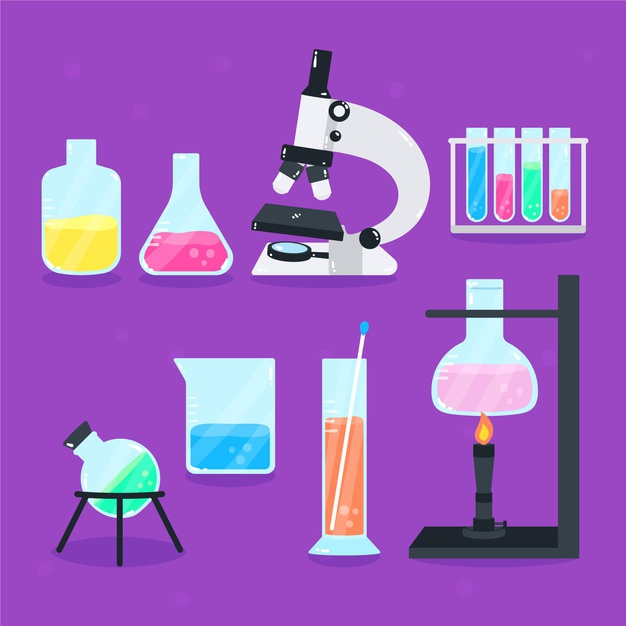
%> input picture chemis.jpg, 626 x 626 px
$ octave rgb2.m   (GNU Octave 9; MATLAB toolbox functions it lacks are replaced by stand-ins)
%> lines starting %> are read from the running program, lines starting %| are printed output that depends on the picture
%Lectura de la imagen original
color=imread('chemis.jpg');
%> color is the input picture: size 626x626x3 uint8; mean R, G, B 157.3, 97.4, 192.7

%De color a gris
gris=rgb2gray(color);
figure,subplot(121),imshow(color),subplot(122),imshow(gris)

%Generar imagenes en negro
rojo=zeros(size(color));
verde=zeros(size(color));
azul=zeros(size(color));

%Extraer cada capa de color
rojo(:,:,1)=color(:,:,1);
verde(:,:,2)=color(:,:,2);
azul(:,:,3)=color(:,:,3);
figure,subplot(221),imshow(color),subplot(222),imshow(rojo/255), subplot(223),imshow(verde/255),subplot(224),imshow(azul/255)

%Formación colores secundarios
amarillo=verde+rojo;
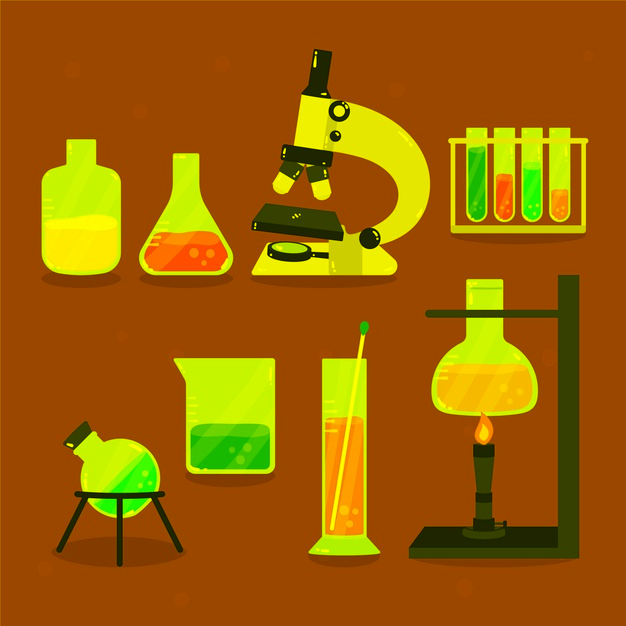
%> amarillo: size 626x626x3 double; mean R, G, B 157.3, 97.4, 0
cian=azul+verde;
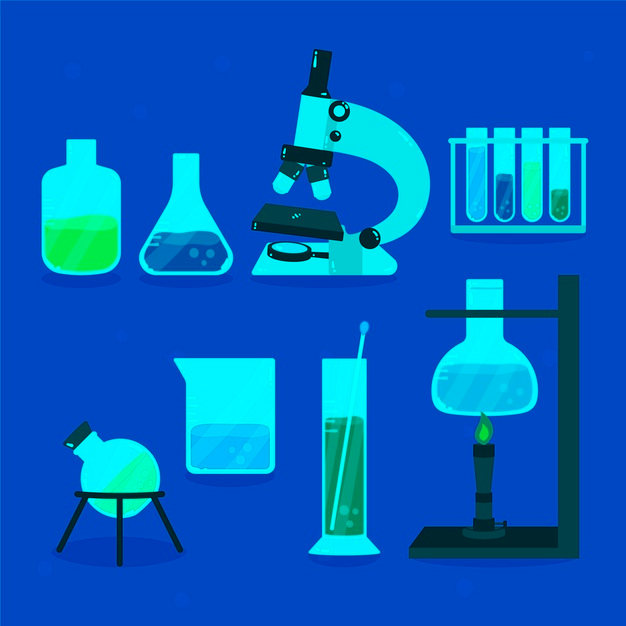
%> cian: size 626x626x3 double; mean R, G, B 0, 97.4, 192.7
magenta=rojo+azul
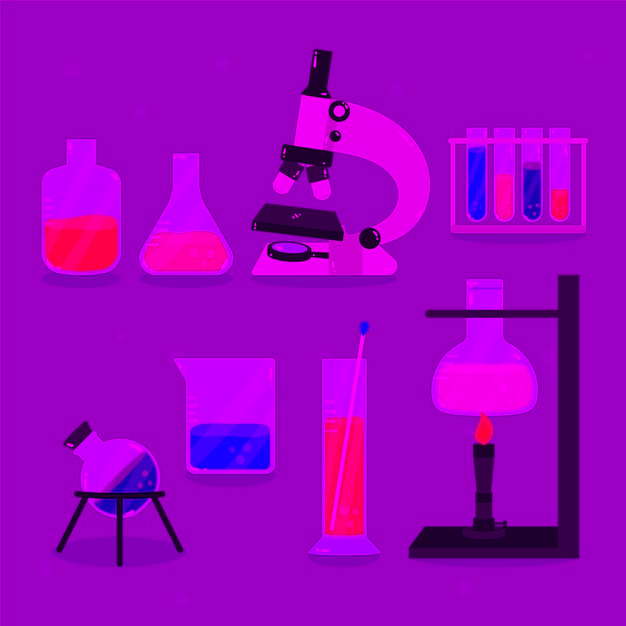
%> magenta: size 626x626x3 double; mean R, G, B 157.3, 0, 192.7
figure,subplot(221),imshow(color),subplot(222),imshow(amarillo/255), subplot(223),imshow(cian/255),subplot(224),imshow(magenta/255)

%Capas rgb a gris
rojogris=color(:,:,1);
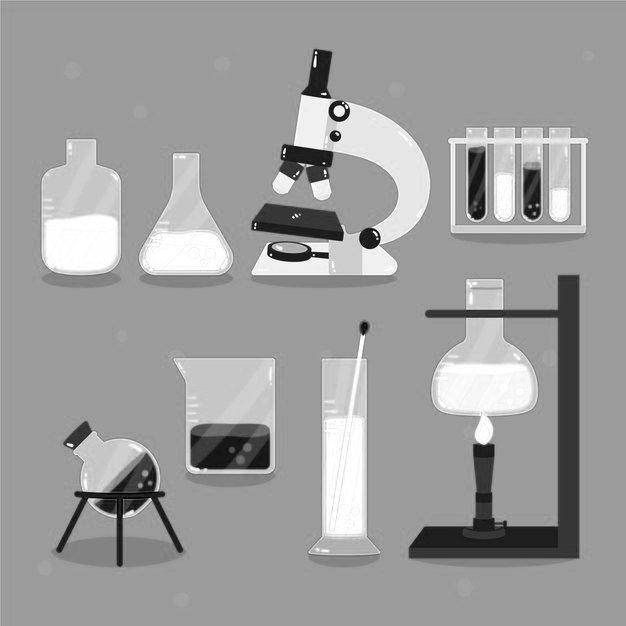
%> rojogris: size 626x626 uint8; min 0, max 255, mean 157.3
verdegris=color(:,:,2);
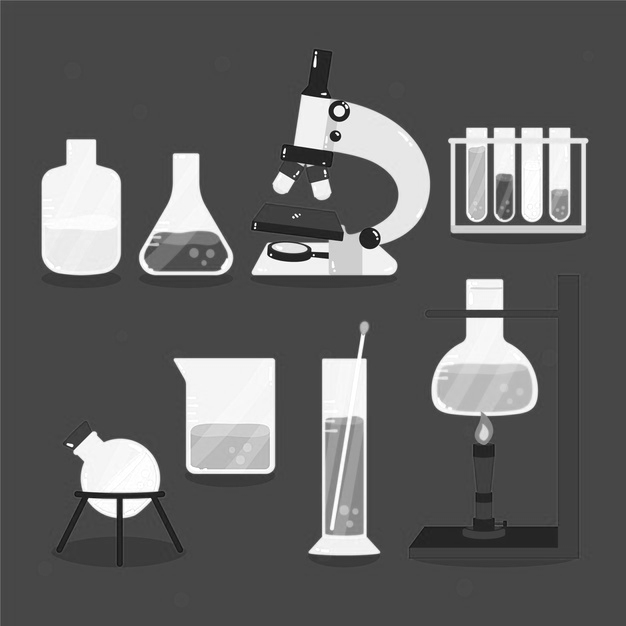
%> verdegris: size 626x626 uint8; min 5, max 255, mean 97.4
azulgris=color(:,:,3);
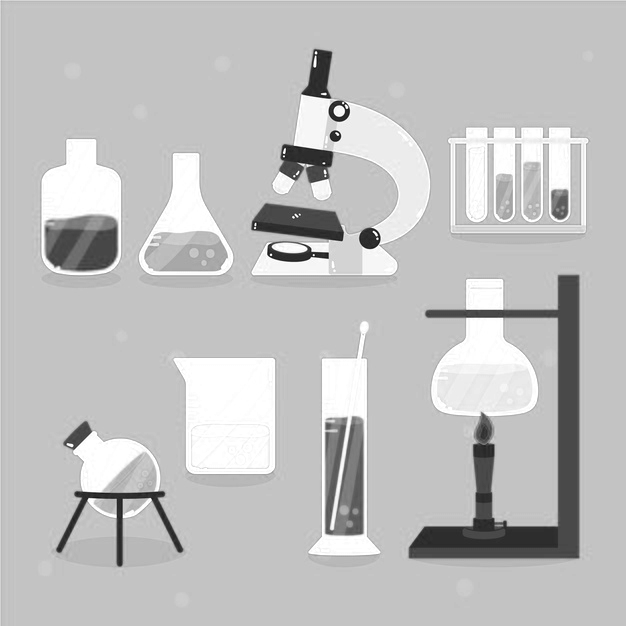
%> azulgris: size 626x626 uint8; min 8, max 255, mean 192.7
figure,subplot(221),imshow(color),subplot(222),imshow(rojogris), subplot(223),imshow(verdegris),subplot(224),imshow(azulgris)
figure,subplot(221),imshow(gris),subplot(222),imshow(rojogris), subplot(223),imshow(verdegris),subplot(224),imshow(azulgris)
%Las partes brillantes son las más altas en los tonos de cada capa, los mas
%obscuros son los que tienen valores más bajos en la matriz.

figure,mesh(gris),colormap(cool())
%> after `colormap(cool())`:
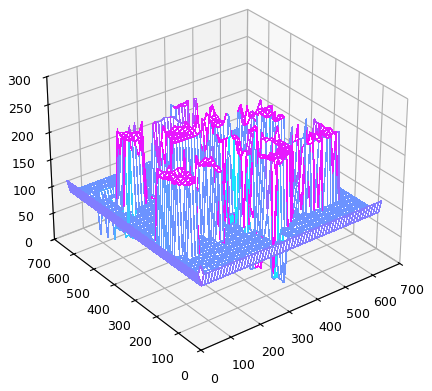
%> figure redrawn from the program's plot data
%Las partes brillantes son lo spuntos mas altos de la grafica, y los mas
%oscuros los mas bajos
